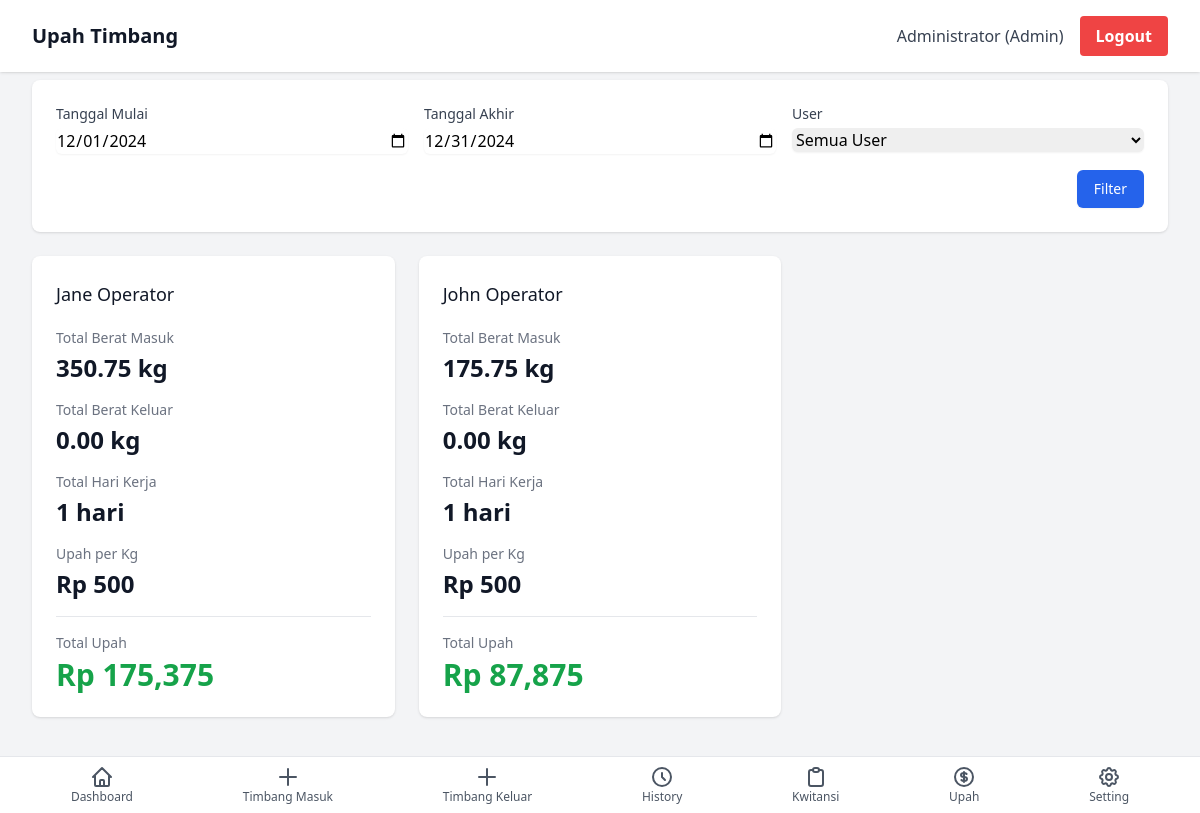
The app's page /index.php?page=wages (signed in) with its own data.
### tables this page shows
CREATE TABLE `users` (
  `id` int(11) NOT NULL,
  `username` varchar(50) NOT NULL,
  `password` varchar(255) NOT NULL,
  `name` varchar(100) NOT NULL,
  `role` enum('admin','user') DEFAULT 'user',
  `wage_per_kg` decimal(10,2) DEFAULT 0.00,
  `avatar` varchar(255) DEFAULT NULL,
  `created_at` timestamp NOT NULL DEFAULT current_timestamp(),
  `updated_at` timestamp NOT NULL DEFAULT current_timestamp() ON UPDATE current_timestamp()
);

### pages/wages.php (the view, shortened to what this page needs)
<?php
$start_date = $_GET['start_date'] ?? date('Y-m-01');
$end_date = $_GET['end_date'] ?? date('Y-m-t');
$user_id = $_GET['user_id'] ?? '';
$query = "
    SELECT
        u.id as user_id,
        u.name as user_name,
        u.wage_per_kg,
        (SELECT SUM(weight) FROM weighing_in WHERE user_id = u.id AND DATE(created_at) BETWEEN ? AND ?) as total_weight_in,
        (SELECT SUM(weight) FROM weighing_out WHERE user_id = u.id AND DATE(created_at) BETWEEN ? AND ?) as total_weight_out,
        (SELECT COUNT(DISTINCT DATE(created_at)) FROM weighing_in WHERE user_id = u.id AND DATE(created_at) BETWEEN ? AND ?) +
        (SELECT COUNT(DISTINCT DATE(created_at)) FROM weighing_out WHERE user_id = u.id AND DATE(created_at) BETWEEN ? AND ?) as total_days
    FROM users u
    WHERE u.role = 'user'
";
if ($user_id) {
    $query .= " AND u.id = ?";
    $params = [$start_date, $end_date, $start_date, $end_date, $start_date, $end_date, $start_date, $end_date, $user_id];
    $types = "ssssssssi";
} else {
    $params = [$start_date, $end_date, $start_date, $end_date, $start_date, $end_date, $start_date, $end_date];
    $types = "ssssssss";
}
$query .= " ORDER BY u.name";
$stmt = $conn->prepare($query);
$stmt->bind_param($types, ...$params);
$stmt->execute();
$result = $stmt->get_result();
?>
<div class="space-y-6">
    <div class="bg-white rounded-lg shadow p-6">
        <form method="GET" class="grid grid-cols-1 md:grid-cols-3 gap-4">
            <div>
                <label class="block text-sm font-medium text-gray-700">Tanggal Mulai</label>
                <input type="date" name="start_date" value="<?php echo $start_date; ?>"
                       class="mt-1 block w-full rounded-md border-gray-300 shadow-sm focus:border-blue-500 focus:ring-blue-500">
            </div>
            <div>
                <label class="block text-sm font-medium text-gray-700">Tanggal Akhir</label>
                <input type="date" name="end_date" value="<?php echo $end_date; ?>"
                       class="mt-1 block w-full rounded-md border-gray-300 shadow-sm focus:border-blue-500 focus:ring-blue-500">
            </div>
            <div>
                <label class="block text-sm font-medium text-gray-700">User</label>
                <select name="user_id" class="mt-1 block w-full rounded-md border-gray-300 shadow-sm focus:border-blue-500 focus:ring-blue-500">
                    <option value="">Semua User</option>
                </select>
            </div>
            <div class="md:col-span-3 flex justify-end">
                <button type="submit" class="inline-flex justify-center py-2 px-4 border border-transparent shadow-sm text-sm font-medium rounded-md text-white bg-blue-600 hover:bg-blue-700 focus:outline-none">
                    Filter
                </button>
            </div>
        </form>
    </div>
    <div class="grid grid-cols-1 md:grid-cols-2 lg:grid-cols-3 gap-6">
        <?php
        while ($row = $result->fetch_assoc()):
            $total_weight = ($row['total_weight_in'] ?? 0) + ($row['total_weight_out'] ?? 0);
            $wages = $total_weight * $row['wage_per_kg'];
        ?>
        <div class="bg-white rounded-lg shadow p-6">
            <h3 class="text-lg font-medium text-gray-900"><?php echo htmlspecialchars($row['user_name']); ?></h3>
            <dl class="mt-5 space-y-4">
                <div>
                    <dt class="text-sm font-medium text-gray-500">Total Berat Masuk</dt>
                    <dd class="mt-1 text-2xl font-semibold text-gray-900"><?php echo number_format($row['total_weight_in'] ?? 0, 2); ?> kg</dd>
                </div>
                <div>
                    <dt class="text-sm font-medium text-gray-500">Total Berat Keluar</dt>
                    <dd class="mt-1 text-2xl font-semibold text-gray-900"><?php echo number_format($row['total_weight_out'] ?? 0, 2); ?> kg</dd>
                </div>
                <div>
                    <dt class="text-sm font-medium text-gray-500">Total Hari Kerja</dt>
                    <dd class="mt-1 text-2xl font-semibold text-gray-900"><?php echo $row['total_days']; ?> hari</dd>
                </div>
                <div>
                    <dt class="text-sm font-medium text-gray-500">Upah per Kg</dt>
                    <dd class="mt-1 text-2xl font-semibold text-gray-900">Rp <?php echo number_format($row['wage_per_kg'], 0); ?></dd>
                </div>
                <div class="pt-4 border-t border-gray-200">
                    <dt class="text-sm font-medium text-gray-500">Total Upah</dt>
                    <dd class="mt-1 text-3xl font-semibold text-green-600">Rp <?php echo number_format($wages, 0); ?></dd>
                </div>
            </dl>
        </div>
        <?php endwhile; ?>
    </div>
</div>

### records on screen
users: name "Jane Operator", total_weight_in "350.75", total_weight_out "0.00", total_days "1", wage_per_kg "500", wages "175,375"
users: name "John Operator", total_weight_in "175.75", total_weight_out "0.00", total_days "1", wage_per_kg "500", wages "87,875"

### other values on screen
getPageTitle($page) "Upah Timbang"
$_SESSION['name'] "Administrator"
$_SESSION['role'] "Admin"
